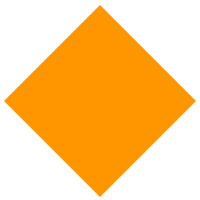
#> input picture HW2/hw2/images/construction.jpg, 200 x 200 px, given in place of rr_crossing.jpg, which was not available
$ python wrapper.py
#> lines starting #> are read from the running program, lines starting #| are printed output that depends on the picture; pictures that were not available may be replaced by others from this repository, and a replacement may not be noted
#> in part2, img is the input picture: shape (200, 200, 3); mean B, G, R 137.5, 206.5, 254.7
### HW2/hw2/hw2.py
import cv2
import math
import numpy as np
from cv2 import GaussianBlur


# [25 lines left out: function sign_lines, not called in this run]

def sign_circle(img: np.ndarray) -> np.ndarray:
    """
    This function takes in the image as a numpy array and returns a numpy array of circles.
    :param img: Image as numpy array
    :return: Numpy array of circles.
    """
    kernel = cv2.getStructuringElement(cv2.MORPH_ELLIPSE, (21, 21))
    filled_circle = cv2.morphologyEx(img, cv2.MORPH_CLOSE, kernel)

    # Step 2: Edge detection
    edges = cv2.Canny(filled_circle, 50, 150)
    cv2.imshow("Edges for Circle Detection", edges)
    cv2.waitKey(0)

    circles = cv2.HoughCircles(
        edges,
        cv2.HOUGH_GRADIENT,
        dp=1.2,  # Inverse ratio of resolution
        minDist=30,  # Minimum distance between circle centers
        param1=50,  # Upper threshold for the Canny edge detector
        param2=35,  # Threshold for center detection
        minRadius=50,  # Minimum radius of circles
        maxRadius=200  # Maximum radius of circles
    )

    if circles is None:
        return np.array([])
    return np.uint16(np.around(circles[0]))

# [435 lines left out: functions sign_axis, identify_traffic_light, identify_stop_sign, identify_yield, identify_construction, identify_warning, not called in this run]

def identify_rr_crossing(img: np.ndarray) -> tuple:
    """
    Identifies the railroad crossing sign in the image.
    Returns (x, y, 'rr_crossing') if detected, or (-1, -1, 'unknown') if not.
    """
    #img_resized = cv2.resize(img, (600, 400))
    img_blur = cv2.medianBlur(img, 5)
    hsv = cv2.cvtColor(img_blur, cv2.COLOR_BGR2HSV)
#> hsv: shape (200, 200, 3); mean H, S, V 10.5, 117.5, 254.9

    # Define yellow color range
    lower_yellow = np.array([20, 100, 100])
    upper_yellow = np.array([35, 255, 255])

    # Create yellow mask
    yellow_mask = cv2.inRange(hsv, lower_yellow, upper_yellow)
#> yellow_mask: shape (200, 200); every value is 0

    # Reduce noise in mask
    kernel = np.ones((5, 5), np.uint8)
    yellow_mask = cv2.morphologyEx(yellow_mask, cv2.MORPH_OPEN, kernel)

    # Debug yellow mask
    # cv2.imshow("Yellow Mask", yellow_mask)
    # cv2.waitKey(0)

    # Masked grayscale image
    gray_image = cv2.cvtColor(img_blur, cv2.COLOR_BGR2GRAY)
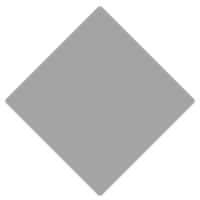
#> gray_image: shape (200, 200); min 163, max 255, mean 213.1
    masked_gray = cv2.bitwise_and(gray_image, gray_image, mask=yellow_mask)


    cv2.imshow("Masked Grayscale Image", masked_gray)
    cv2.waitKey(0)
    # Step 1: Detect circles
    circles = sign_circle(masked_gray)
#> in sign_circle, `circles = cv2.HoughCircles( edges, cv2.HOUGH_GRADIENT, dp=1.2,`: circles = None
#> circles = empty array
    print("Detected Circles:", circles)
#| Detected Circles: []
    if len(circles) == 0:
        return -1, -1, 'unknown'

    # Draw detected circles
    for x, y, radius in circles:
        cv2.circle(img, (x, y), radius, (255, 0, 0), 2)  # Circle outline
        cv2.circle(img, (x, y), 2, (0, 255, 0), 3)  # Circle center
    cv2.imshow("Circles", img)
    cv2.waitKey(0)

    blur = GaussianBlur(masked_gray, (5,5), 0)
    # Step 2: Detect lines
    lines = sign_lines(blur)
    print("Detected Lines:", lines)
    if len(lines) == 0:
        return -1, -1, 'unknown'

    # Draw detected lines
    for x1, y1, x2, y2 in lines:
        cv2.line(img, (x1, y1), (x2, y2), (0, 255, 0), 2)  # Line
    cv2.imshow("Lines", img)
    cv2.waitKey(0)

    # Step 3: Validate the "X" shape
    for circle in circles:
        x, y, radius = circle
        lines_in_circle = []

        # Find lines within the circle
        for x1, y1, x2, y2 in lines:
            # Check if both endpoints of the line are within the circle
            if ((x1 - x) ** 2 + (y1 - y) ** 2 <= radius ** 2 and
                    (x2 - x) ** 2 + (y2 - y) ** 2 <= radius ** 2):
                lines_in_circle.append((x1, y1, x2, y2))

        # Validate if lines form an "X" by finding intersections
        for i, line1 in enumerate(lines_in_circle):
            for line2 in lines_in_circle[i + 1:]:
                x1, y1, x2, y2 = line1
                x3, y3, x4, y4 = line2

                # Calculate the intersection point
                denom = (x1 - x2) * (y3 - y4) - (y1 - y2) * (x3 - x4)
                if denom == 0:
                    continue  # Parallel lines

                px = ((x1 * y2 - y1 * x2) * (x3 - x4) - (x1 - x2) * (x3 * y4 - y3 * x4)) / denom
                py = ((x1 * y2 - y1 * x2) * (y3 - y4) - (y1 - y2) * (x3 * y4 - y3 * x4)) / denom

                # Check if the intersection point lies within the circle
                if (px - x) ** 2 + (py - y) ** 2 <= radius ** 2:
                    print(f"Intersection detected at ({px}, {py})")
                    cv2.circle(img_resized, (int(px), int(py)), 5, (255, 255, 0), -1)  # Draw intersection
                    cv2.imshow("Validated X Shape", img_resized)
                    cv2.waitKey(0)
                    return x, y, 'rr_crossing'

    return -1, -1, 'unknown'


# [141 lines left out: functions identify_services, identify_signs, identify_signs_noisy, identify_signs_real, not called in this run]

### HW2/hw2/wrapper.py
import os
import cv2
from hw2 import *


"""
This assignment will have you detect various traffic signs and traffic lights.
When trying to find a sign, it's helpful to mask the sign based on color range in HSV.
OpenCV uses the following ranges for HSV, H: 0-179, S: 0-255, V: 0-255
Photoshop uses the following ranges: H: 0-360, S: 0-100, V: 0-100

So when grabbing the values from other programs, keep in mind how they represent the values and adjust accordingly

If you're looking at the pixel values from the numpy array, remember that the x and y are reversed when you slice it

A typical process would be to convert the image to HSV, identify the pixels that contain the sign in question,
create a low and high bounds for the color in HSV, then use the inRange on the HSV image to get the mask.
Then do the normal edge detection, HoughLinesP/HoughCircles.
"""


def main() -> None:
    # part1()
    part2()
    #part3()
    # part4()
    # part5()


# [20 lines left out: function part1, not called in this run]


def part2() -> None:
    sign_images = [#'images/construction.jpg',
                   #'images/regulatory.jpg',
                   #'images/regulatory_yield.jpg',
                   'images/rr_crossing.jpg',
                   #'images/services.jpg',
                   #'images/warning.jpg'
    ]

    file_name = [#'construction_txt.jpg',
                 #'regulatory_txt.jpg',
                 #'regulatory_yield_txt.jpg',
                 'rr_crossing_txt.jpg',
                 #'services_txt.jpg',
                 #'warning_txt.jpg'
                 ]

    sign_functions = [#identify_construction,
                      #identify_stop_sign,
                      #identify_yield,
                      identify_rr_crossing,
                      #identify_services,
                      #identify_warning
    ]

    for img_in, file_out, function_call in zip(sign_images, file_name, sign_functions):
        img = cv2.imread(img_in)
        x, y, name = function_call(img)
#> x = -1; y = -1; name = 'unknown'

        img_out = mark_signs(img, (x, y), state=name)
        cv2.imwrite(file_out, img_out)


# [63 lines left out: functions part3, part4, part5, not called in this run]


def mark_signs(image, coords, state='') -> np.ndarray:
#> called with coords = (-1, -1), state = 'unknown'
    img = cv2.putText(image, f"x: {coords[0]}, y: {coords[1]}", (coords[0]+5, coords[1]), cv2.FONT_HERSHEY_SIMPLEX, .5, (0, 0, 0), 3)
    img = cv2.putText(img, f"x: {coords[0]}, y: {coords[1]}", (coords[0]+5, coords[1]), cv2.FONT_HERSHEY_SIMPLEX, .5, (255, 255, 255), 1)
#> img: shape (200, 200, 3); mean B, G, R 137, 206.1, 254.3
    cv2.circle(img, (coords[0], coords[1]), 2, (0, 0, 0), -1)
#> img: shape (200, 200, 3); mean B, G, R 137, 206.1, 254.3
    if state != '':
        img = cv2.putText(img, f"{state}", (coords[0]+5, coords[1]+15), cv2.FONT_HERSHEY_SIMPLEX, .5, (0, 0, 0), 3)
        img = cv2.putText(img, f"{state}", (coords[0]+5, coords[1]+15), cv2.FONT_HERSHEY_SIMPLEX, .5, (255, 255, 255), 1)
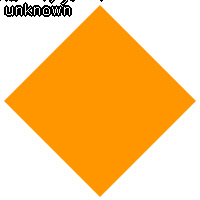
#> img: shape (200, 200, 3); mean B, G, R 133.6, 202.6, 250.8
    return img


if __name__ == '__main__':
    main()

$ run again, on HW2/hw2/images/regulatory_yield.jpg
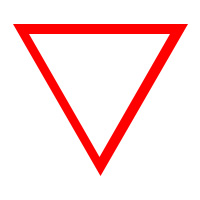
#> input picture HW2/hw2/images/regulatory_yield.jpg, 200 x 200 px, given in place of rr_crossing.jpg, which was not available
#> in part2, img is the input picture: shape (200, 200, 3); mean B, G, R 225.4, 225.5, 254.6
#> hsv: shape (200, 200, 3); mean H, S, V 4.5, 29.6, 254.8
#> yellow_mask: shape (200, 200); every value is 0
#> in identify_rr_crossing, `gray_image = cv2.cvtColor(img_blur, cv2.COLOR_BGR2GRAY)`:
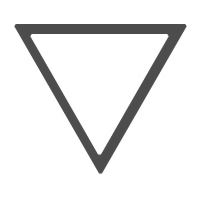
#> gray_image: shape (200, 200); min 75, max 255, mean 234.3
#> in sign_circle, `circles = cv2.HoughCircles( edges, cv2.HOUGH_GRADIENT, dp=1.2,`: circles = None
#> in identify_rr_crossing, `circles = sign_circle(masked_gray)`: circles = empty array
#| Detected Circles: []
#> x = -1; name = 'unknown'
#> in mark_signs, `img = cv2.putText(img, f"{state}", (coords[0]+5, coords[1]+15), cv2.FO..`:
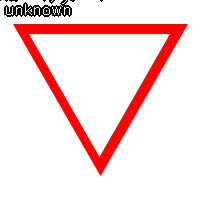
#> img: shape (200, 200, 3); mean B, G, R 221.5, 221.6, 250.7
